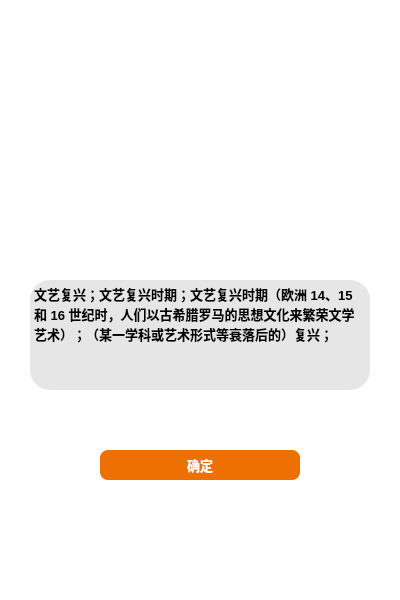
  <widget class="QWidget" name="spell" native="true">
   <property name="geometry">
    <rect>
     <x>400</x>
     <y>0</y>
     <width>400</width>
     <height>600</height>
    </rect>
   </property>
   <property name="styleSheet">
    <string notr="true">background-color: rgb(255, 255, 255);</string>
   </property>
   <widget class="QTextBrowser" name="chineseWord_4">
    <property name="geometry">
     <rect>
      <x>30</x>
      <y>280</y>
      <width>340</width>
      <height>110</height>
     </rect>
    </property>
    <property name="font">
     <font>
      <pointsize>10</pointsize>
      <weight>75</weight>
      <bold>true</bold>
     </font>
    </property>
    <property name="styleSheet">
     <string notr="true">border:none;
border-radius:20px;
background-color: rgba(220, 220, 220, 180)</string>
    </property>
    <property name="html">
     <string>&lt;!DOCTYPE HTML PUBLIC &quot;-//W3C//DTD HTML 4.0//EN&quot; &quot;http://www.w3.org/TR/REC-html40/strict.dtd&quot;&gt;
&lt;html&gt;&lt;head&gt;&lt;meta name=&quot;qrichtext&quot; content=&quot;1&quot; /&gt;&lt;style type=&quot;text/css&quot;&gt;
p, li { white-space: pre-wrap; }
&lt;/style&gt;&lt;/head&gt;&lt;body style=&quot; font-family:'SimSun'; font-size:10pt; font-weight:600; font-style:normal;&quot;&gt;
&lt;p style=&quot; margin-top:0px; margin-bottom:0px; margin-left:0px; margin-right:0px; -qt-block-indent:0; text-indent:0px;&quot;&gt;文艺复兴；文艺复兴时期；文艺复兴时期（欧洲 14、15 和 16 世纪时，人们以古希腊罗马的思想文化来繁荣文学艺术）；（某一学科或艺术形式等衰落后的）复兴；&lt;/p&gt;&lt;/body&gt;&lt;/html&gt;</string>
    </property>
   </widget>
   <widget class="QLineEdit" name="lineEdit">
    <property name="geometry">
     <rect>
      <x>0</x>
      <y>170</y>
      <width>400</width>
      <height>40</height>
     </rect>
    </property>
    <property name="font">
     <font>
      <family>Arial Rounded MT Bold</family>
      <pointsize>16</pointsize>
     </font>
    </property>
    <property name="styleSheet">
     <string notr="true">border:none;
</string>
    </property>
    <property name="alignment">
     <set>Qt::AlignCenter</set>
    </property>
   </widget>
   <widget class="QPushButton" name="check">
    <property name="geometry">
     <rect>
      <x>100</x>
      <y>450</y>
      <width>200</width>
      <height>30</height>
     </rect>
    </property>
    <property name="font">
     <font>
      <family>宋体</family>
      <pointsize>10</pointsize>
      <weight>75</weight>
      <bold>true</bold>
     </font>
    </property>
    <property name="styleSheet">
     <string notr="true">#check:!hover
{
background-color: rgb(238, 112, 0);
color: rgb(255, 255, 255);
border-radius:8px;
}
#check:hover
{
background-color: rgb(99, 188, 255);
color: rgb(255, 255, 255);
border-radius:8px;
}
</string>
    </property>
    <property name="text">
     <string>确定</string>
    </property>
   </widget>
   <widget class="QPushButton" name="close_7">
    <property name="geometry">
     <rect>
      <x>10</x>
      <y>10</y>
      <width>30</width>
      <height>30</height>
     </rect>
    </property>
    <property name="font">
     <font>
      <pointsize>12</pointsize>
      <weight>50</weight>
      <bold>false</bold>
     </font>
    </property>
    <property name="styleSheet">
     <string notr="true">#close_7:!hover
{
border:none;
border-radius:12px;
border-image: url(:/icon/downarrowmin2.png);
}
#close_7:hover
{
border:none;
border-radius:12px;
border-image: url(:/icon/downarrowmin.png);
}</string>
    </property>
    <property name="text">
     <string/>
    </property>
    <property name="iconSize">
     <size>
      <width>16</width>
      <height>16</height>
     </size>
    </property>
   </widget>
  </widget>
